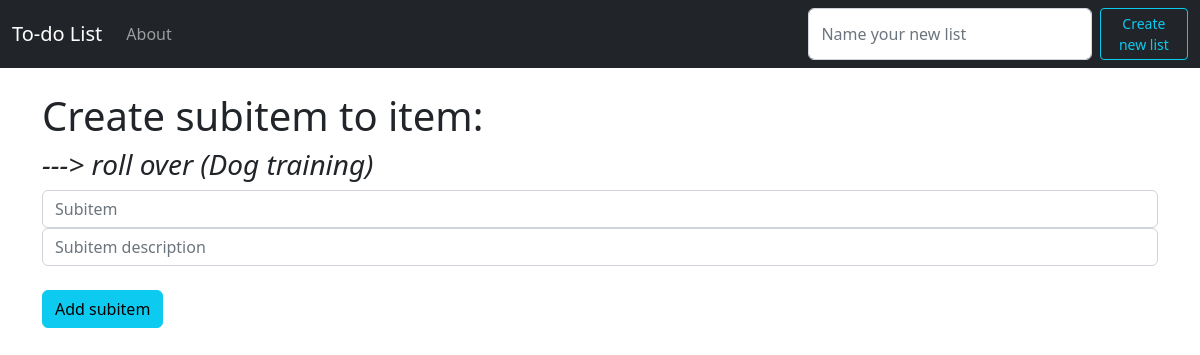
Page /item/8/subitem/create/ on the earlier database version.
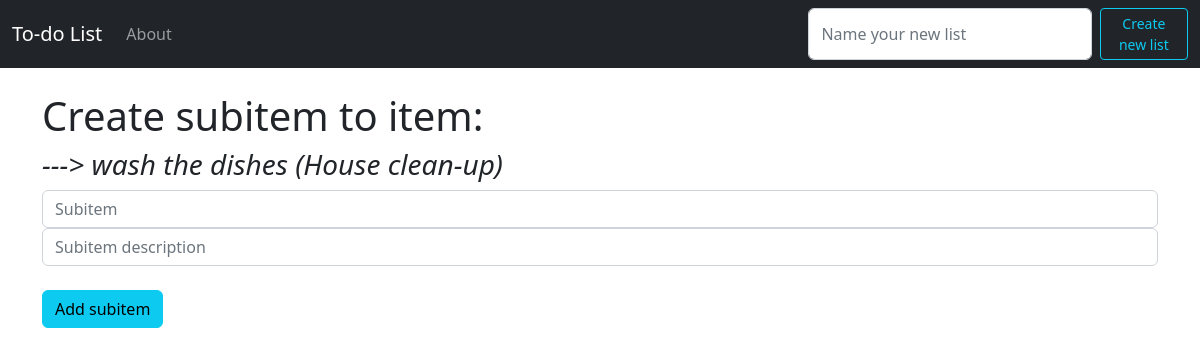
Same page on the later database version.
### app_to_do_list/models.py (models this page shows)
class Item(models.Model):
    list = models.ForeignKey(List, related_name="list_items", on_delete=models.CASCADE)
    item = models.CharField(max_length=200)
    item_completed = models.BooleanField(default=False)
    item_description = models.TextField(blank=True)
    def __str__(self):
        return (self.item + f" ({self.list})")

class List(models.Model):
    list_title = models.CharField(max_length=200)
    date_added = models.DateTimeField(auto_now_add=True)
    def __str__(self):
        return self.list_title

### app_to_do_list/views.py (the view)
# urls.py: path('item/<item_id>/subitem/create/', views.create_subitem, name='create_subitem'),
def create_subitem(request, item_id):
    item = Item.objects.get(pk=item_id)
    item_list = item.list.pk
    if request.method == 'POST':
        subitem_form = SubitemForm(request.POST or None)
        if subitem_form.is_valid():
            new_subitem = subitem_form.save(commit=False)
            new_subitem.item = item
            new_subitem.save()
            messages.success(request, (f'New subitem has been added to item "{item}"!'))
            return redirect(f'/list/{item_list}/')
    else:
        subitem_form = SubitemForm()
    return render(request, 'create_subitem.html', {'subitem_form': subitem_form, 'item': item,})

### app_to_do_list/forms.py
class SubitemForm(forms.ModelForm):
    class Meta:
        model = Subitem
        fields = ['subitem', 'subitem_description']

### app_to_do_list/templates/create_subitem.html (shortened to what this page needs)
{% extends 'base.html' %}
{% block content %}
    <h1>Create subitem to item:</h1>
    <h3><i>---> {{ item }}</i></h3>
    {% if item %}
        <form class="form-inline my-2 my-lg-0" method="POST">
            <input class="form-control mr-sm-2" type="search" placeholder="Subitem" value="" aria-label="Search" name='subitem'>
            <input class="form-control mr-sm-2" type="search" placeholder="Subitem description" value="" aria-label="Search" name='subitem_description'>
            <br>
            <button class="btn btn-info" type="submit">Add subitem</button>
        </form>
    {% endif %}
{% endblock content %}

Differences in the rows shown:
changed Item: item+list "roll over (Dog training)" → "wash the dishes (House clean-up)"
